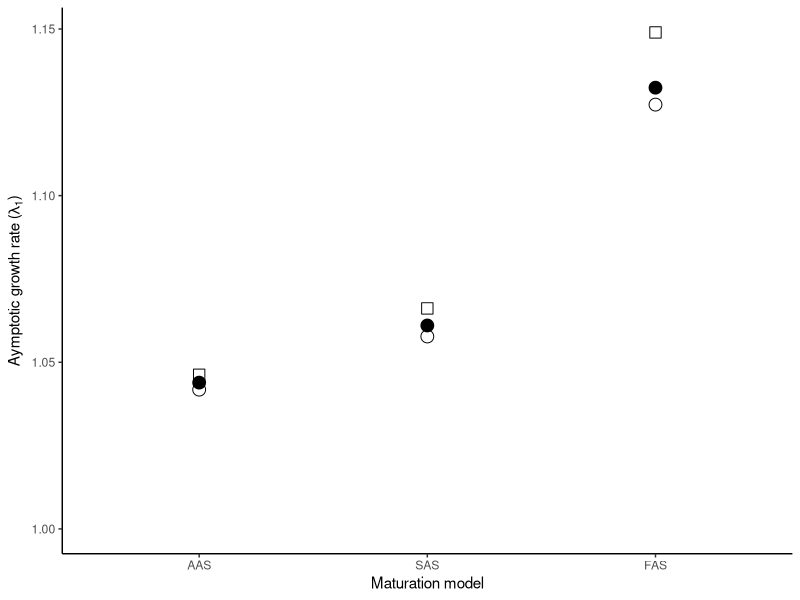
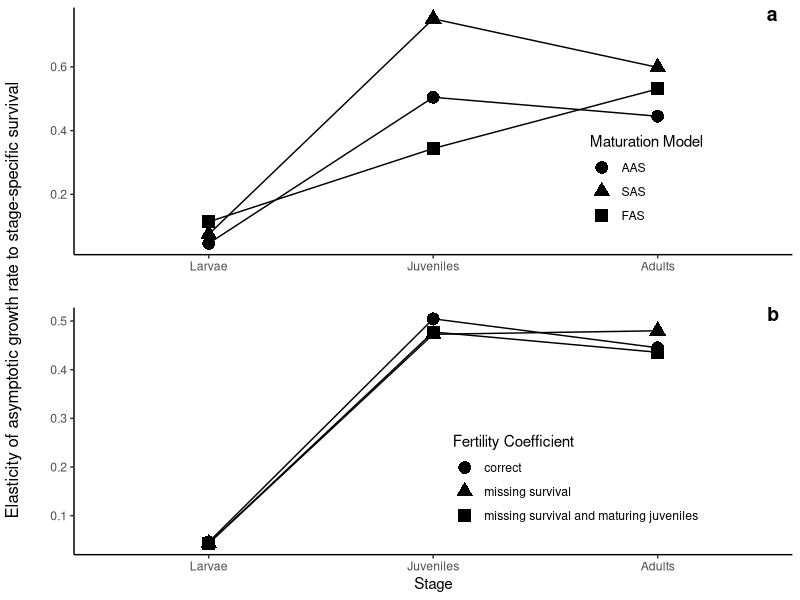

R code for these plots, in order:
# Test script for making figures/tables from case studies

# Read in data
library(dplyr)
lf <- read.csv("lionfish9models.csv")
lf <- lf %>% mutate(MatMod = rep(c("FAS", "SAS", "AAS"), 3),
                    FertSurv = c(rep(TRUE, 6), rep(FALSE, 3)),
                    JuvRep = c(rep(TRUE, 3), rep(FALSE, 6)))
lf$MatMod <- factor(lf$MatMod, levels=c("AAS", "SAS", "FAS"))

aN <- read.csv("alligatorNorth.csv")
aN <- aN %>% mutate(MatMod = rep(c("FAS", "SAS", "AAS"), 3),
                    FertSurv = c(rep(TRUE, 6), rep(FALSE, 3)),
                    JuvRep = c(rep(TRUE, 3), rep(FALSE, 6)))
aN$MatMod <- factor(aN$MatMod, levels=c("AAS", "SAS", "FAS"))

aS <- read.csv("alligatorSouth.csv")
aS <- aS %>% mutate(MatMod = rep(c("FAS", "SAS", "AAS"), 3),
                    FertSurv = c(rep(TRUE, 6), rep(FALSE, 3)),
                    JuvRep = c(rep(TRUE, 3), rep(FALSE, 6)))
aS$MatMod <- factor(aS$MatMod, levels=c("AAS", "SAS", "FAS"))

# Figure of lionfish lambdas
library(ggplot2)
ggplot(lf, aes(x = MatMod, y = Lambda)) +
  geom_point(aes(shape = JuvRep, fill = FertSurv), size = 4) + 
  scale_shape_manual(values = 21:22) +
  scale_fill_manual(values = c("black", "white")) +
  theme_classic() + theme(legend.position = "none") +
  ylab(expression(paste("Aymptotic growth rate (", lambda[1], ")"))) + 
  xlab("Maturation model") + ylim(1, NA)

# Figure of lionfish elasticities
# reshape the data
library(reshape2)
lf2 <- melt(lf, c("MatMod", "FertSurv", "JuvRep"), 
            c("Elasticity_1", "Elasticity_2", "Elasticity_3"),
            "Stage", value.name = "Elasticity")
levels(lf2$Stage) <- c("Larvae", "Juveniles", "Adults")

# Contrast maturation models
p1 <- ggplot(subset(lf2, FertSurv & JuvRep),
       aes(x = Stage, y = Elasticity)) +
  geom_point(aes(shape = MatMod), size = 4) +
  geom_line(aes(group = MatMod)) +
  theme_classic() +
  theme(legend.position = c(0.8, 0.3)) +
  labs(shape = "Maturation Model") +
  ylab("") + xlab("")

# Contrast fertility coefficients
fert_names <- c("correct",
                "missing survival",
                "missing survival and maturing juveniles")
lf2 <- mutate(lf2,
              fert_index = 1+ (!FertSurv) * (!JuvRep) + !JuvRep,
              Fertility = fert_names[fert_index])

p2 <- ggplot(subset(lf2, MatMod == "AAS"),
       aes(x = Stage, y = Elasticity)) +
  geom_point(aes(shape = Fertility), size = 4) +
  geom_line(aes(group = Fertility)) +
  theme_classic()+
  theme(legend.position = c(0.7, 0.3)) +
  labs(shape = "Fertility Coefficient") +
  ylab("")

library(ggpubr)

pp <- ggarrange(p1, p2, ncol = 1, nrow = 2, labels = "auto", label.x = 0.95)
# THere seems to be no way to use plotmath with annotate_figure
annotate_figure(pp, left = "Elasticity of asymptotic growth rate to stage-specific survival")

# "anova" table of lambdas
lambda_stats <- function(st) {
  lambda <- filter(st, MatMod == "AAS" & FertSurv & JuvRep)$Lambda
  lambda_SAS <- filter(st, MatMod == "SAS" & FertSurv & JuvRep)$Lambda
  lambda_FAS <- filter(st, MatMod == "FAS" & FertSurv & JuvRep)$Lambda
  lambda_good_fert <- mean(c(lambda, lambda_FAS, lambda_SAS))
  lambda_no_juv <- mean(filter(st, (FertSurv) & (!JuvRep))$Lambda)
  lambda_no_surv <- mean(filter(st, (!FertSurv) & (!JuvRep))$Lambda)
  c(lambda, lambda_SAS - lambda, lambda_FAS - lambda, 
    lambda_no_juv - lambda_good_fert, lambda_no_surv - lambda_no_juv)
}

lambda_a <- tibble(lionfish = lambda_stats(lf),
                       "alligator (north)" = lambda_stats(aN),
                       `alligator (south)` = lambda_stats(aS))
rownames(lambda_a) <- c("$\\lambda_1$", "SAS", "FAS", "delayed maturity", "no survival")
knitr::kable(round(lambda_a, 3))
